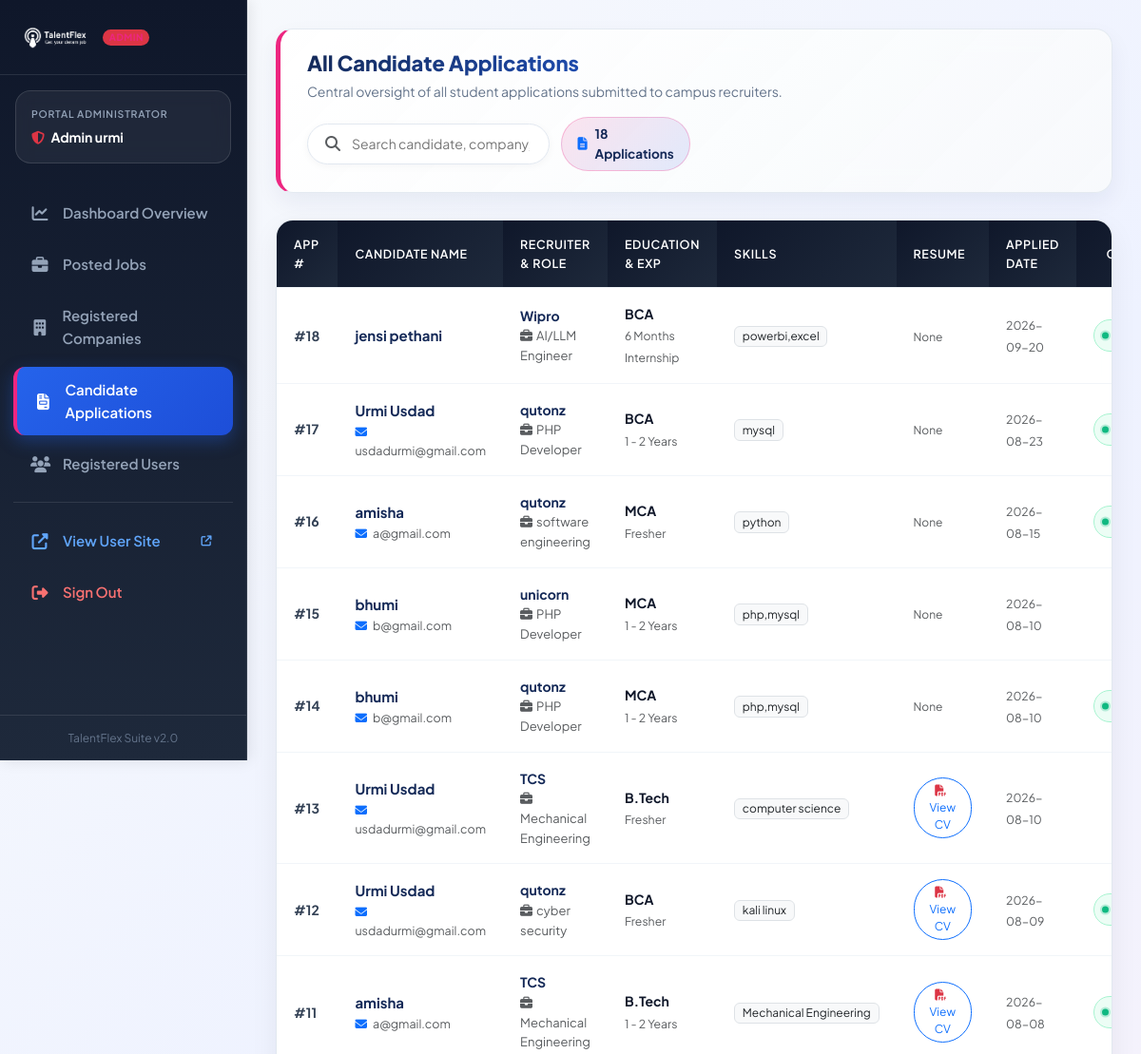
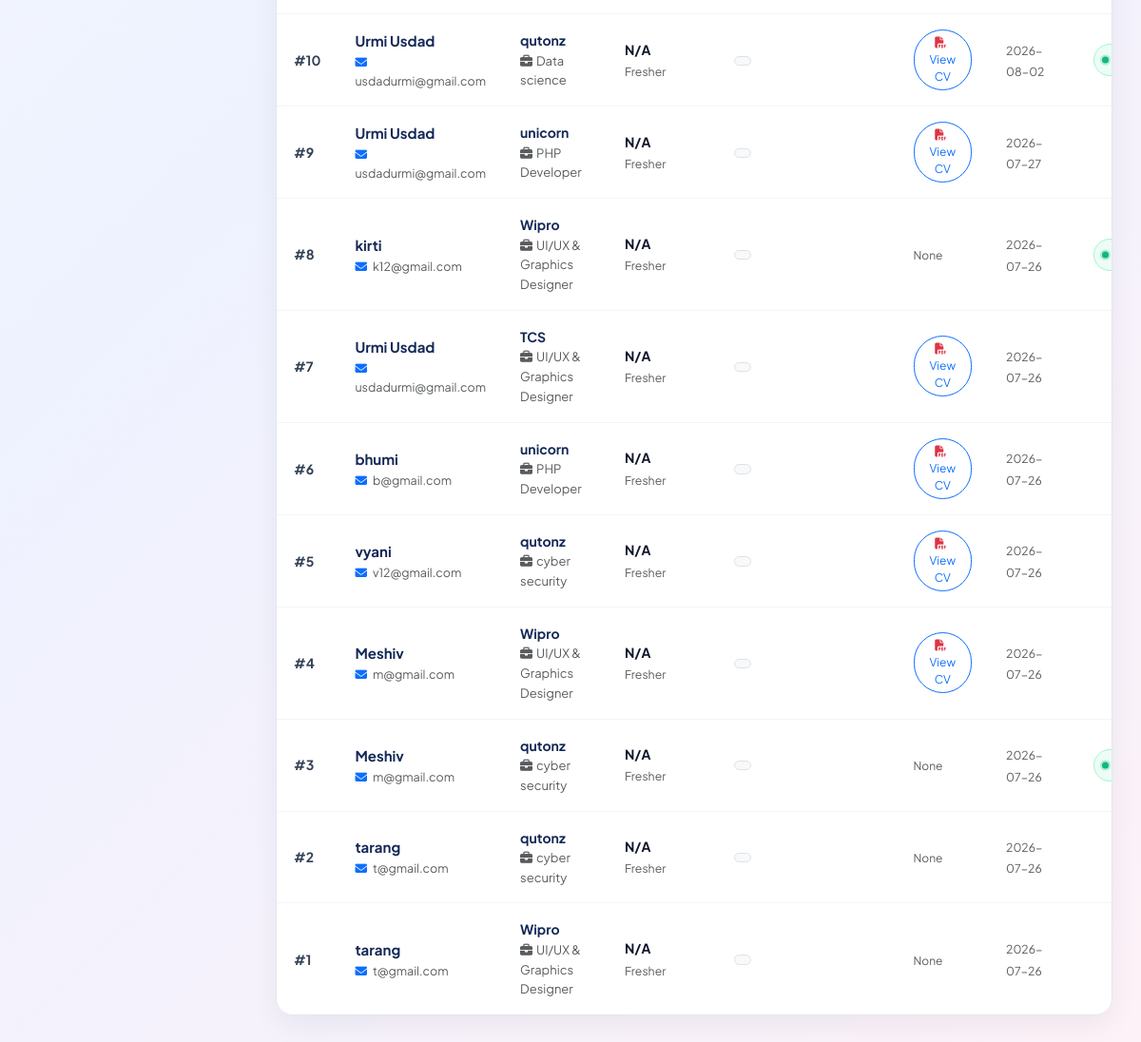
Screenshot of /admin/admin_application.php (signed in) with the database file from the repository (2 pictures, top to bottom).
### tables this page shows
CREATE TABLE `application` (
  `id` int(100) NOT NULL,
  `job_id` int(100) NOT NULL,
  `company_name` varchar(100) NOT NULL,
  `user_id` int(11) NOT NULL,
  `user_name` varchar(100) NOT NULL,
  `email` varchar(100) NOT NULL,
  `mobile` varchar(15) NOT NULL,
  `education` varchar(50) NOT NULL,
  `experience` varchar(100) NOT NULL,
  `skills` varchar(255) NOT NULL,
  `resume` varchar(255) NOT NULL,
  `apply_date` date NOT NULL,
  `status` varchar(255) NOT NULL,
  `message` text NOT NULL
);

CREATE TABLE `comadd_job` (
  `id` int(20) NOT NULL,
  `c_id` int(20) NOT NULL,
  `com_name` varchar(30) NOT NULL,
  `job_title` varchar(40) NOT NULL,
  `job_type` varchar(40) NOT NULL,
  `location` varchar(50) NOT NULL,
  `salary` int(50) NOT NULL,
  `description` text NOT NULL,
  `views` int(11) NOT NULL
);

CREATE TABLE `registration` (
  `id` int(11) NOT NULL,
  `Name` varchar(50) NOT NULL,
  `Email` varchar(50) NOT NULL,
  `Password` varchar(10) NOT NULL,
  `PhoneNumber` varchar(20) NOT NULL,
  `gender` varchar(5) NOT NULL,
  `city` varchar(50) NOT NULL,
  `u_type` varchar(50) NOT NULL
);

### admin/admin_application.php (the view, shortened to what this page needs)
<?php
include("db.php");
$sql = "SELECT a.*, r.Name AS applicant_name, r.Email AS applicant_email, r.PhoneNumber AS applicant_phone, j.job_title
        FROM application a
        LEFT JOIN registration r ON a.user_id = r.id
        LEFT JOIN comadd_job j ON a.job_id = j.id
        ORDER BY a.id DESC";
$result = mysqli_query($conn, $sql);
$total_apps = ($result) ? mysqli_num_rows($result) : 0;
?>
<!DOCTYPE html>
<html lang="en">
<head>
    <link href="https://cdn.jsdelivr.net/npm/bootstrap@5.3.3/dist/css/bootstrap.min.css" rel="stylesheet">
    <link rel="stylesheet" href="https://cdnjs.cloudflare.com/ajax/libs/font-awesome/6.5.2/css/all.min.css">
    <link rel="stylesheet" href="../assets/css/portal-custom.css">
</head>
<body class="admin-body" style="display: flex; flex-direction: column; min-height: 100vh;">
    <?php include('sidebar.php'); ?>
    <div class="portal-dashboard-main">
        <div class="dashboard-topbar-glass d-flex flex-wrap align-items-center justify-content-between gap-3">
            <div>
                <h2 style="font-size: 22px; font-weight: 800; margin-bottom: 4px;">
                    All Candidate Applications
                </h2>
                <p style="color: var(--tf-text-muted); font-size: 14px; margin: 0;">
                    Central oversight of all student applications submitted to campus recruiters.
                </p>
            </div>
            <div class="d-flex align-items-center gap-2">
                <div class="admin-table-filter">
                    <i class="fas fa-search text-muted"></i>
                    <input type="text" id="appSearchInput" onkeyup="filterAppTable()" placeholder="Search candidate, company, education, status...">
                </div>
                <span class="user-badge-nav-admin ms-1">
                    <i class="fas fa-file-alt text-primary"></i> <?php echo $total_apps; ?> Applications
                </span>
            </div>
        </div>
        <?php if ($total_apps > 0) { ?>
            <div class="table-portal-card">
                <div class="table-responsive">
                    <table class="table-portal" id="applicationsTable">
                        <thead>
                            <tr>
                                <th>App #</th>
                                <th>Candidate Name</th>
                                <th>Recruiter & Role</th>
                                <th>Education & Exp</th>
                                <th>Skills</th>
                                <th>Resume</th>
                                <th>Applied Date</th>
                                <th class="text-end">Current Status</th>
                            </tr>
                        </thead>
                        <tbody>
                            <?php while ($row = mysqli_fetch_assoc($result)) { ?>
                                <tr>
                                    <td><strong>#<?php echo $row['id']; ?></strong></td>
                                    <td>
                                        <strong style="color: var(--tf-navy); font-size: 15px;">
                                            <?php echo htmlspecialchars($row['applicant_name'] ?: ($row['user_name'] ?: 'Applicant #' . $row['user_id'])); ?>
                                        </strong>
                                        <?php if (!empty($row['applicant_email'])) { ?>
                                            <div class="text-muted" style="font-size: 12.5px;">
                                                <i class="fas fa-envelope text-primary me-1"></i> <?php echo htmlspecialchars($row['applicant_email']); ?>
                                            </div>
                                        <?php } ?>
                                    </td>
                                    <td>
                                        <strong style="color: var(--tf-navy);"><?php echo htmlspecialchars($row['company_name']); ?></strong>
                                        <div class="text-muted" style="font-size: 13px;">
                                            <i class="fas fa-briefcase text-muted me-1"></i><?php echo htmlspecialchars($row['job_title'] ?: 'Job #' . $row['job_id']); ?>
                                        </div>
                                    </td>
                                    <td>
                                        <div><strong style="color:#0f172a;"><?php echo htmlspecialchars($row['education'] ?: 'N/A'); ?></strong></div>
                                        <small class="text-muted"><?php echo htmlspecialchars($row['experience'] ?: 'Fresher'); ?></small>
                                    </td>
                                    <td>
                                        <span class="badge bg-light text-dark border fw-normal" style="font-size: 12px;">
                                            <?php echo htmlspecialchars(mb_strimwidth($row['skills'], 0, 30, "...")); ?>
                                        </span>
                                    </td>
                                    <td>
                                        <?php
                                        $resume_file = $row['resume'];
                                        $resume_path = "";
                                        if (!empty($resume_file)) {
                                            if (file_exists("../resume/" . $resume_file)) {
                                                $resume_path = "../resume/" . $resume_file;
                                            } elseif (file_exists("../uploads/" . $resume_file)) {
                                                $resume_path = "../uploads/" . $resume_file;
                                            }
                                        }
                                        ?>
                                        <?php if (!empty($resume_path)) { ?>
                                            <a href="<?php echo htmlspecialchars($resume_path); ?>" target="_blank" class="btn btn-sm btn-outline-primary rounded-pill px-3" style="font-size: 12px;">
                                                <i class="fas fa-file-pdf text-danger me-1"></i> View CV
                                            </a>
                                        <?php } else { ?>
                                            <span class="text-muted" style="font-size: 12px;">None</span>
                                        <?php } ?>
                                    </td>
                                    <td>
                                        <small class="text-muted"><?php echo htmlspecialchars($row['apply_date']); ?></small>
                                    </td>
                                    <td class="text-end">
                                        <?php if (stripos($row['status'], 'Accepted') !== false) { ?>
                                            <span class="badge-status badge-status-accepted">Shortlisted</span>
                                        <?php } elseif (stripos($row['status'], 'Rejected') !== false) { ?>
                                            <span class="badge-status badge-status-rejected">Rejected</span>
                                        <?php } else { ?>
                                            <span class="badge-status badge-status-pending">Pending</span>
                                        <?php } ?>
                                    </td>
                                </tr>
                            <?php } ?>
                        </tbody>
                    </table>
                </div>
            </div>
        <?php } ?>
    </div>
</body>
</html>

### rows the page displays
application: id "18", user_name "jensi pethani", company_name "Wipro", comadd_job.job_title "AI/LLM Engineer", education "BCA", experience "6 Months Internship", skills "powerbi,excel", shows "None", apply_date "2026-09-20"
application: id "17", registration.Name "Urmi Usdad", registration.Email "usdadurmi@gmail.com", company_name "qutonz", comadd_job.job_title "PHP Developer", education "BCA", experience "1 - 2 Years", skills "mysql", shows "None", apply_date "2026-08-23"
application: id "16", registration.Name "amisha", registration.Email "a@gmail.com", company_name "qutonz", comadd_job.job_title "software engineering", education "MCA", experience "Fresher", skills "python", shows "None", apply_date "2026-08-15"
application: id "15", registration.Name "bhumi", registration.Email "b@gmail.com", company_name "unicorn", comadd_job.job_title "PHP Developer", education "MCA", experience "1 - 2 Years", skills "php,mysql", shows "None", apply_date "2026-08-10"
application: id "14", registration.Name "bhumi", registration.Email "b@gmail.com", company_name "qutonz", comadd_job.job_title "PHP Developer", education "MCA", experience "1 - 2 Years", skills "php,mysql", shows "None", apply_date "2026-08-10"
application: id "13", registration.Name "Urmi Usdad", registration.Email "usdadurmi@gmail.com", company_name "TCS", comadd_job.job_title "Mechanical Engineering", education "B.Tech", experience "Fresher", skills "computer science", apply_date "2026-08-10"
application: id "12", registration.Name "Urmi Usdad", registration.Email "usdadurmi@gmail.com", company_name "qutonz", comadd_job.job_title "cyber security", education "BCA", experience "Fresher", skills "kali linux", apply_date "2026-08-09"
application: id "11", registration.Name "amisha", registration.Email "a@gmail.com", company_name "TCS", comadd_job.job_title "Mechanical Engineering", education "B.Tech", experience "1 - 2 Years", skills "Mechanical Engineering", apply_date "2026-08-08"
application: id "10", registration.Name "Urmi Usdad", registration.Email "usdadurmi@gmail.com", company_name "qutonz", comadd_job.job_title "Data science", education "N/A", experience "Fresher", apply_date "2026-08-02"
application: id "9", registration.Name "Urmi Usdad", registration.Email "usdadurmi@gmail.com", company_name "unicorn", comadd_job.job_title "PHP Developer", education "N/A", experience "Fresher", apply_date "2026-07-27"
application: id "8", registration.Name "kirti", registration.Email "k12@gmail.com", company_name "Wipro", comadd_job.job_title "UI/UX & Graphics Designer", education "N/A", experience "Fresher", shows "None", apply_date "2026-07-26"
application: id "7", registration.Name "Urmi Usdad", registration.Email "usdadurmi@gmail.com", company_name "TCS", comadd_job.job_title "UI/UX & Graphics Designer", education "N/A", experience "Fresher", apply_date "2026-07-26"
application: id "6", registration.Name "bhumi", registration.Email "b@gmail.com", company_name "unicorn", comadd_job.job_title "PHP Developer", education "N/A", experience "Fresher", apply_date "2026-07-26"
application: id "5", registration.Name "vyani", registration.Email "v12@gmail.com", company_name "qutonz", comadd_job.job_title "cyber security", education "N/A", experience "Fresher", apply_date "2026-07-26"
application: id "4", registration.Name "Meshiv", registration.Email "m@gmail.com", company_name "Wipro", comadd_job.job_title "UI/UX & Graphics Designer", education "N/A", experience "Fresher", apply_date "2026-07-26"
application: id "3", registration.Name "Meshiv", registration.Email "m@gmail.com", company_name "qutonz", comadd_job.job_title "cyber security", education "N/A", experience "Fresher", shows "None", apply_date "2026-07-26"
application: id "2", registration.Name "tarang", registration.Email "t@gmail.com", company_name "qutonz", comadd_job.job_title "cyber security", education "N/A", experience "Fresher", shows "None", apply_date "2026-07-26"
application: id "1", registration.Name "tarang", registration.Email "t@gmail.com", company_name "Wipro", comadd_job.job_title "UI/UX & Graphics Designer", education "N/A", experience "Fresher", shows "None", apply_date "2026-07-26"

### other values shown
$_SESSION['admin_name'] "Admin urmi"
$total_apps "18"
